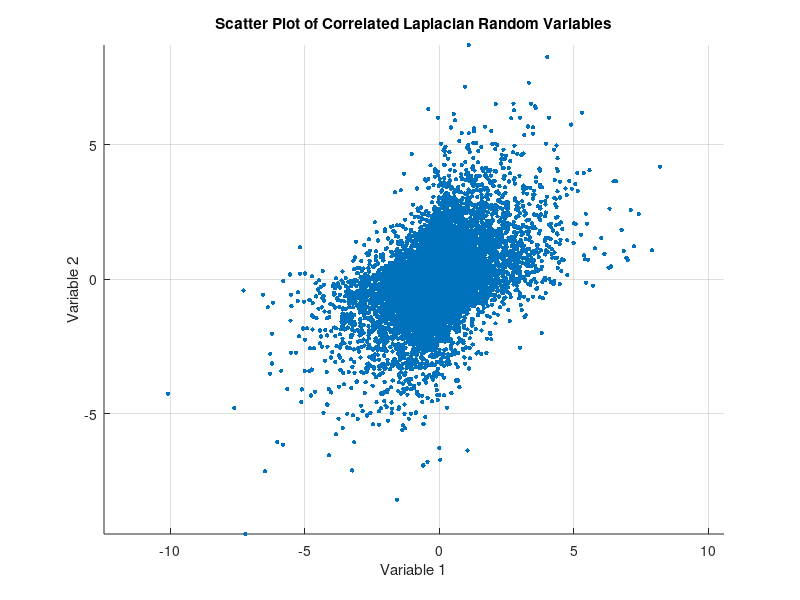

Source code (MATLAB): (Note: this script raises an error after producing the figure.)
% Number of samples
N = 10000;

% Correlation matrix for two Gaussian variables
rho = 0.5; % Correlation coefficient
Sigma = [1, rho; rho, 1];

% Generate correlated Gaussian random variables
R = chol(Sigma);
gaussSamples = repmat([0,0], N, 1) + randn(N,2) * R;

% Transform Gaussian to Laplacian
% Using the quantile transformation method
laplaceSamples(:,1) = sign(gaussSamples(:,1)) .* log(1 - 2 * abs(normcdf(gaussSamples(:,1)) - 0.5));
laplaceSamples(:,2) = sign(gaussSamples(:,2)) .* log(1 - 2 * abs(normcdf(gaussSamples(:,2)) - 0.5));

% Visualization with a scatter plot
scatter(laplaceSamples(:,1), laplaceSamples(:,2), 10, 'filled');
xlabel('Variable 1');
ylabel('Variable 2');
title('Scatter Plot of Correlated Laplacian Random Variables');
axis equal;
grid on;

% Assuming laplaceSamples is obtained from the previous step

% Estimate the density
n = 100;
[xi, yi] = meshgrid(linspace(min(laplaceSamples(:,1)), max(laplaceSamples(:,1)), n), ...
                    linspace(min(laplaceSamples(:,2)), max(laplaceSamples(:,2)), n));
f = ksdensity(laplaceSamples, [xi(:) yi(:)], 'Kernel', 'normal', 'Bandwidth', 0.5);
f = reshape(f, n, n);

% Contour plot of the estimated density
contour(xi, yi, f, 20); % Adjust the number of contours as needed
xlabel('Variable 1');
ylabel('Variable 2');
title('Contour Plot of Correlated Laplacian Random Variables');
colorbar; % Optional: Adds a colorbar to indicate density levels
